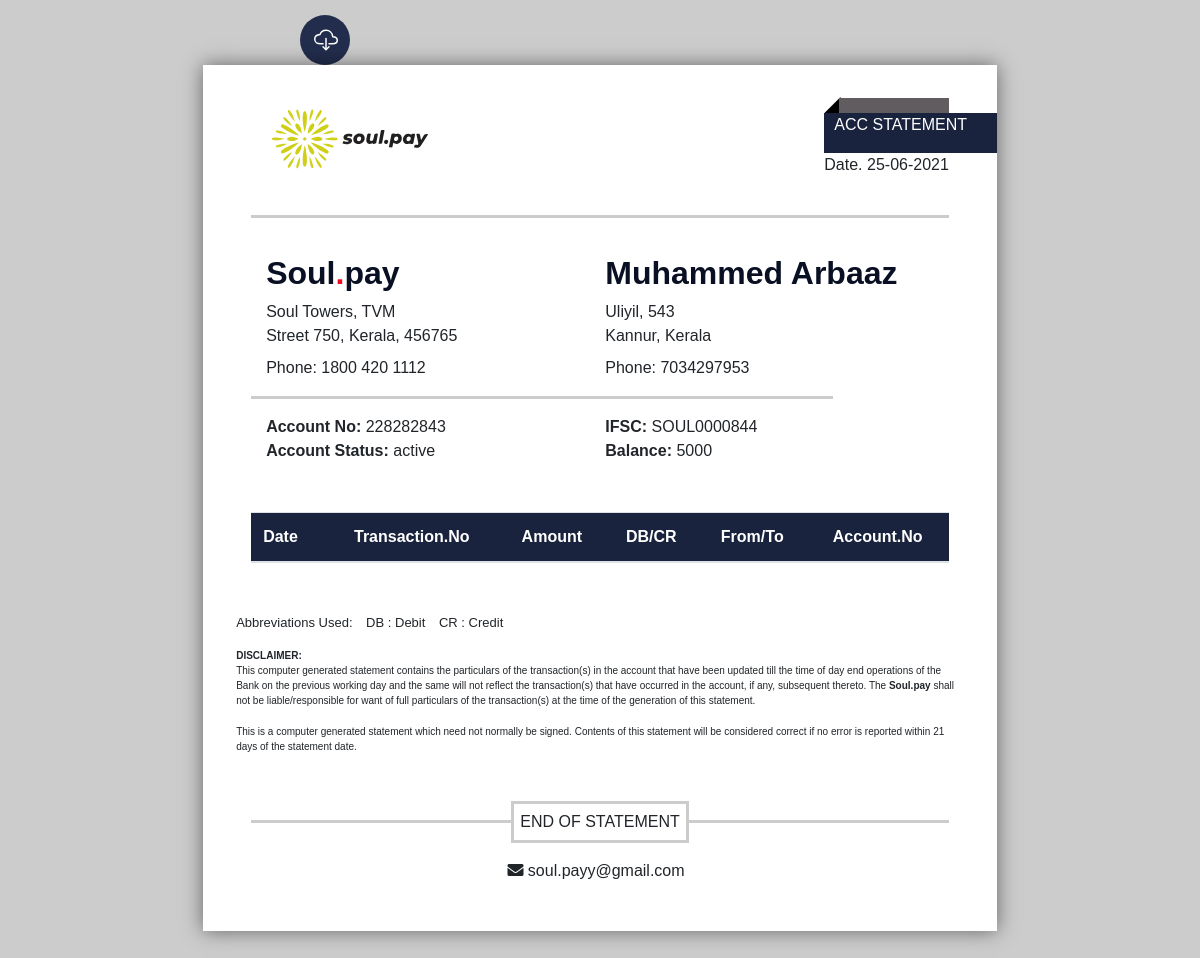
Page /soulstatement.php (signed in) on the committed database.
### tables this page shows
CREATE TABLE `users` (
  `user_id` int(5) NOT NULL,
  `user_firstname` varchar(100) NOT NULL,
  `user_lastname` varchar(100) NOT NULL,
  `user_dob` varchar(50) DEFAULT NULL,
  `user_phone` varchar(50) NOT NULL,
  `user_email` varchar(100) NOT NULL,
  `user_pwd` varchar(260) NOT NULL,
  `user_pin` varchar(260) DEFAULT NULL,
  `user_aadharno` varchar(13) NOT NULL,
  `user_accountno` varchar(100) NOT NULL,
  `user_balance` float DEFAULT NULL,
  `user_ifsc` varchar(15) DEFAULT NULL,
  `user_nationality` varchar(100) DEFAULT NULL,
  `user_houseno` varchar(50) DEFAULT NULL,
  `use_street` varchar(50) DEFAULT NULL,
  `user_district` varchar(50) DEFAULT NULL,
  `user_state` varchar(50) DEFAULT NULL,
  `user_creation` timestamp NULL DEFAULT current_timestamp(),
  `user_accountstate` varchar(50) DEFAULT NULL,
  `user_aadharfrontname` varchar(200) DEFAULT NULL,
  `user_aadharfrontsize` bigint(20) DEFAULT NULL,
  `user_aadharbackname` varchar(200) DEFAULT NULL,
  `user_aadharbacksize` bigint(20) DEFAULT NULL,
  `user_pincode` int(7) DEFAULT NULL
);

CREATE TABLE `accounts` (
  `user_id` int(5) NOT NULL,
  `date_opened` timestamp NOT NULL DEFAULT current_timestamp(),
  `currency` varchar(16) NOT NULL,
  `user_email` varchar(64) NOT NULL,
  `user_lastname` varchar(64) NOT NULL,
  `user_firstname` varchar(32) NOT NULL,
  `user_accountno` varchar(16) NOT NULL,
  `user_ifsc` varchar(32) NOT NULL,
  `limit_per_day_transfer` varchar(10) NOT NULL,
  `amounts_transferred` varchar(10) NOT NULL,
  `amounts_from_reserve` varchar(5) NOT NULL,
  `amounts_from_others` varchar(10) NOT NULL,
  `user_balance` float NOT NULL,
  `user_accounttype` varchar(8) NOT NULL,
  `otp` varchar(4) NOT NULL,
  `otptime` datetime NOT NULL
);

### soulstatement.php (the view, shortened to what this page needs)
<!doctype html>
<html lang="en">
  <head>
    <link rel="stylesheet" href="https://maxcdn.bootstrapcdn.com/bootstrap/4.0.0/css/bootstrap.min.css">
    <link rel="stylesheet" href="https://cdnjs.cloudflare.com/ajax/libs/font-awesome/5.15.1/css/all.min.css">
    <link rel="stylesheet" href="CSS/pdf.css">
</head>
<body>
<?php
        if (class_exists('DATABASE_CONNECT'))
        {
            $obj_conn  = new DATABASE_CONNECT;
            $host = $obj_conn->connect[0];
            $user = $obj_conn->connect[1];
            $pass = $obj_conn->connect[2];
            $db   = $obj_conn->connect[3];
            $conn = new mysqli($host,$user,$pass,$db);
            if ($conn->connect_error)
            {
                die ("Cannot connect " .$conn->connect_error);
            }
            else
            {
                $email = $_SESSION["user_email"];
                $sql = "select * from users where user_email = '$email'";
                $result = $conn->query($sql);
                $row = $result->fetch_assoc();
                $sql2 = "select user_balance from accounts where user_email = '$email'";
                $result2 = $conn->query($sql2);
                $row2 = $result2->fetch_assoc();
    ?>
<button type="button" class="button" onclick="printDiv('printarea')">
  <span class="button__icon">
    <ion-icon name="cloud-download-outline"></ion-icon>
  </span>
</button>
    <div class="my-5 page" size="A4" id="printarea">
        <div class="p-5">
            <section class="top-content bb d-flex justify-content-between">
                <div class="logo">
                    <img src="photo3.svg" alt="" class="img-fluid">
                </div>
                <div class="top-left">
                    <div class="graphic-path">
                        <p>Acc Statement</p>
                    </div>
                    <div class="position-relative">
                        <p>Date. <span>25-06-2021</span></p>
                    </div>
                </div>
            </section>
            <section class="store-user mt-5">
                <div class="col-10">
                    <div class="row bb pb-3">
                        <div class="col-7">
                            <h2>Soul<span class="span-primary-color">.</span>pay</h2>
                            <p class="address"> Soul Towers, TVM <br> Street 750, Kerala, 456765</p>
                            <div class="txn mt-2">Phone: 1800 420 1112</div>
                        </div>
                        <div class="col-5">
                            <h2><?php echo $row['user_firstname'] . " " . $row['user_lastname']?></h2>
                            <p class="address"> <?php echo $row['use_street'] . ", " . $row['user_houseno']?><br>
                            <?php echo $row['user_district'] . ", " . $row['user_state']?></p>
                            <div class="txn mt-2">Phone: <?php echo $row['user_phone']?></div>
                        </div>
                    </div>
                    <div class="row extra-info pt-3">
                        <div class="col-7">
                            <p>Account No: <span> <?php echo $row['user_accountno']?></span></p>
                            <p>Account Status: <span><?php echo $row['user_accountstate'] ?></span></p>
                        </div>
                        <div class="col-5">
                            <p>IFSC: <span><?php echo $row['user_ifsc']?></span></p>
                            <p>Balance: <span><?php echo $row2['user_balance']?></span></p>
                        </div>
                    </div>
                </div>
            </section>
            <section class="product-area mt-4">
                <table class="table table-hover" style="margin-bottom:50px;">
                    <thead>
                        <tr>
                        <th>Date</th>
                        <th>Transaction.No</th>
                        <th>Amount</th>
                        <th>DB/CR</th>
                        <th>From/To</th>
                        <th>Account.No</th>
                        </tr>
                    </thead>
                </table>
                <?php
                        }
                    }
                        ?>
            </section>
                <div align="left" style="margin-left:-15px; font-size:13px; margin-bottom: 15px">
                    Abbreviations Used:
                    <span style="margin-left:10px">DB : Debit</span>
                    <span style="margin-left:10px">CR : Credit</span>
                </div>
                <div class="row">
                        <p class="m-0 font-weight-bold" style="font-size: 10px;"> DISCLAIMER: </p>
                        <p style="font-size: 10px;">This computer generated statement contains the particulars of the transaction(s) in the account that have been updated till the time of day end operations of the Bank on the
previous working day and the same will not reflect the transaction(s) that have occurred in the account, if any, subsequent thereto. The <span style="font-weight: 700;"> Soul.pay</span> shall not be liable/responsible for want of full
particulars of the transaction(s) at the time of the generation of this statement.</p>
                        <p style="font-size: 10px;">This is a computer generated statement which need not normally be signed. Contents of this statement will be considered correct if no error is reported within 21 days of the statement date.</p>
                </div>
            <div class="footer">
                <p class="m-0 text-center">
                    END OF STATEMENT
                </p>
                <div class="social pt-3">
                    <span class="pr-2">
                        <i class="fas fa-envelope"></i>
                        <span>soul.payy@gmail.com</span>
                    </span>
                </div>
            </div>
        </div>
    </div>
</body></html>

### CSS/pdf.css (style rules this page uses)
:root { --body-bg: rgb(204, 204, 204); --white: #ffffff; --darkWhite: #ccc; --black: #000000; --dark: #615c60; --themeColor: #1a233d; --pageShadow: 0 0 0.5cm rgba(0, 0, 0, 0.5); }
body { background-color: var(--body-bg); font-family: Manrope, sans-serif; }
.button { display: flex; height: 50px; width: 50px; padding: 0; margin-top: 15px; margin-left: 300px; background: #253153; border: none !important; outline: none !important; border-radius: 50%; overflow: hidden; font-family: "Quicksand", sans-serif; font-size: 16px; font-weight: 500; cursor: pointer; }
.button__icon { display: inline-flex; align-items: center; padding: 0 13.5px; color: #fff; height: 100%; }
.button__icon { font-size: 1.5em; background: rgba(0, 0, 0, 0.08); }
.p-5 { padding-top: 0 !important; }
.page { background: var(--white); display: block; margin: 0 auto; margin-top: 0 !important; position: relative; box-shadow: var(--pageShadow); }
.page[size="A4"] { width: 21cm; height: auto; overflow: hidden; }
.bb { border-bottom: 3px solid var(--darkWhite); }
.span-primary-color { color: #f20823; }
.logo img { height: 150px; }
.top-left { margin-top: 48px; }
.top-left p { margin: 0; }
.col-5 { white-space: nowrap; }
.top-left .graphic-path { height: 40px; position: relative; }
.top-left .graphic-path::before { content: ""; height: 20px; background-color: var(--dark); position: absolute; left: 15px; right: 0; top: -15px; z-index: 2; }
.top-left .graphic-path::after { content: ""; height: 22px; width: 17px; background: var(--black); position: absolute; top: -13px; left: 6px; transform: rotate(45deg); }
.top-left .graphic-path p { color: var(--white); height: 40px; left: 0; right: -100px; text-transform: uppercase; background-color: var(--themeColor); font: 26px; z-index: 3; position: absolute; padding-left: 10px; }
.store-user { margin-top: 36px !important; padding-bottom: 25px; }
.store-user p { margin: 0; font-weight: 600; }
.store-user .address { font-weight: 400; }
.store-user h2 { font-size:2em; font-weight:bold; color: #0a1023; }
.extra-info p span { font-weight: 400; }
thead { color: var(--white); background: var(--themeColor); }
.table td, .table th { text-align: center; vertical-align: middle; }
tr th:first-child, tr td:first-child { text-align: left; }
.footer { margin-top: 50px; text-align: center; bottom: 30px; left: 75px; }
.footer p { padding: 6px; border: 3px solid var(--darkWhite); background-color: var(--white); display: inline-block; }

### rows in the picture
users: user_firstname "Muhammed", user_lastname "Arbaaz", use_street "Uliyil", user_houseno "543", user_district "Kannur", user_state "Kerala", user_phone "7034297953", user_accountno "228282843", user_accountstate "active", user_ifsc "SOUL0000844"
accounts: user_balance "5000"
